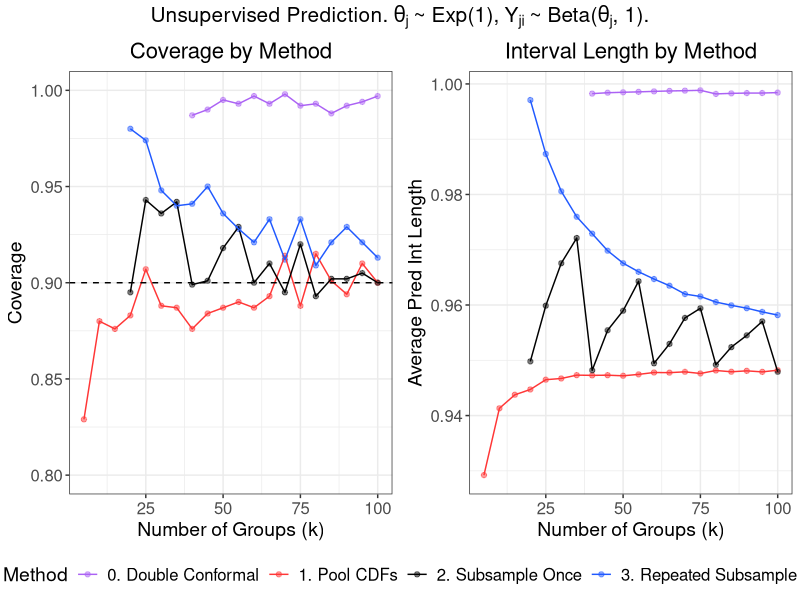

Write the R code that produced this figure.
# Coverage/size plots for unsupervised method on theta_j ~ Exp(1)
# and Y_{ji} ~ Beta(theta_j, 1)

library(grid)
library(gridExtra)
library(tidyverse)
library(data.table)

# Create theme
paper_theme <- theme_bw() +
  theme(plot.title = element_text(hjust = 0.5, size = 16),
        plot.subtitle = element_text(hjust = 0.5, size = 14),
        legend.title = element_text(size = 14),
        axis.title = element_text(size = 14),
        legend.text = element_text(size = 12),
        axis.text = element_text(size = 12),
        strip.text = element_text(size = 12),
        panel.spacing = unit(1.2, "lines"))

# Read in data
method_0 <- fread(file = "sim_data/appendix/unsup_exp_beta/method_0.csv") %>%
  dplyr::mutate(Method = "0. Double Conformal")

method_1 <- fread(file = "sim_data/appendix/unsup_exp_beta/method_1.csv") %>%
  dplyr::mutate(Method = "1. Pool CDFs")

method_2 <- fread(file = "sim_data/appendix/unsup_exp_beta/method_2.csv") %>%
  dplyr::mutate(Method = "2. Subsample Once")

method_3 <- fread(file = "sim_data/appendix/unsup_exp_beta/method_3.csv") %>%
  dplyr::rename(coverage = coverage_2alpha, avg_length = avg_length_2alpha) %>%
  dplyr::mutate(Method = "3. Repeated Subsample")

# Merge results across methods
results <- rbind(method_0, method_1, method_2, method_3)

########################
##### Create plots #####
########################

# Coverage vs k, smaller values of k
cov_small_k <- results %>%
  dplyr::filter(k <= 100, n == 100, !is.na(coverage)) %>%
  dplyr::mutate(Method = factor(
    Method,
    levels = c("0. Double Conformal",
               "1. Pool CDFs",
               "2. Subsample Once",
               "3. Repeated Subsample"),
    labels = c("0. Double Conformal",
               "1. Pool CDFs",
               "2. Subsample Once",
               "3. Repeated Subsample"))) %>%
  ggplot(aes(x = k, y = coverage, color = Method)) +
  geom_point(alpha = 0.5) +
  geom_line() +
  geom_hline(yintercept = 0.90, lty = "dashed") +
  lims(y = c(0.8, 1)) +
  labs(x = "Number of Groups (k)",
       y = "Coverage",
       title = "Coverage by Method") +
  scale_color_manual(values = c("#AB62F4", "#FF3636", "black", "#2059FF"),
                     labels = c("0. Double Conformal",
                                "1. Pool CDFs",
                                "2. Subsample Once",
                                "3. Repeated Subsample")) +
  paper_theme +
  theme(legend.position = "bottom")

# Size vs k, smaller values of k
size_small_k <- results %>%
  dplyr::filter(k <= 100, n == 100, !is.na(coverage)) %>%
  dplyr::mutate(Method = factor(
    Method,
    levels = c("0. Double Conformal",
               "1. Pool CDFs",
               "2. Subsample Once",
               "3. Repeated Subsample"),
    labels = c("0. Double Conformal",
               "1. Pool CDFs",
               "2. Subsample Once",
               "3. Repeated Subsample"))) %>%
  ggplot(aes(x = k, y = avg_length, color = Method)) +
  geom_point(alpha = 0.5) +
  geom_line() +
  labs(x = "Number of Groups (k)",
       y = "Average Pred Int Length",
       title = "Interval Length by Method") +
  scale_color_manual(values = c("#AB62F4", "#FF3636", "black", "#2059FF"),
                     labels = c("0. Double Conformal",
                                "1. Pool CDFs",
                                "2. Subsample Once",
                                "3. Repeated Subsample")) +
  paper_theme +
  theme(legend.position = "none")

# Code to extract legend: http://www.sthda.com/english/wiki/wiki.php?id_contents=7930#add-a-common-legend-for-multiple-ggplot2-graphs
get_legend<-function(myggplot){
  tmp <- ggplot_gtable(ggplot_build(myggplot))
  leg <- which(sapply(tmp$grobs, function(x) x$name) == "guide-box")
  legend <- tmp$grobs[[leg]]
  return(legend)
}

legend <- get_legend(cov_small_k)

cov_small_k <- cov_small_k + theme(legend.position = "none")

# Combine plots of coverage and pred int length in unbalanced setting

exp_theta_beta_Y_coverage_size <-
  grid.arrange(cov_small_k, size_small_k, legend, ncol = 2, nrow = 2,
               layout_matrix = rbind(c(1, 2), c(3, 3)),
               widths = c(2.7, 2.7), heights = c(2, 0.2),
               top = textGrob(expression("Unsupervised Prediction."~theta[j]~
                                           "~ Exp(1),"~Y["ji"]~"~ Beta("*theta[j]*", 1)."),
                              gp = gpar(fontsize = 15,font = 8)))

######################
##### Save plots #####
######################

ggsave(plot = exp_theta_beta_Y_coverage_size,
       filename = "sim_figures/appendix/exp_theta_beta_Y.pdf",
       width = 10, height = 4)
